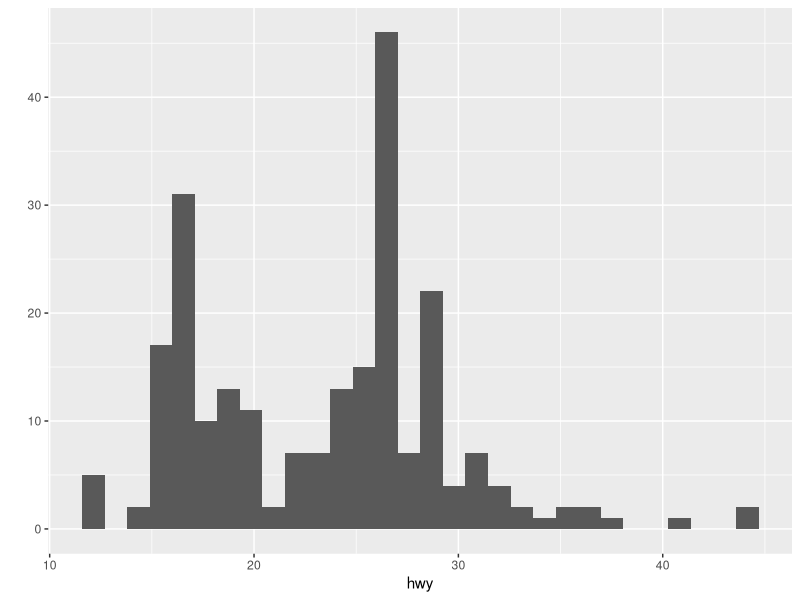
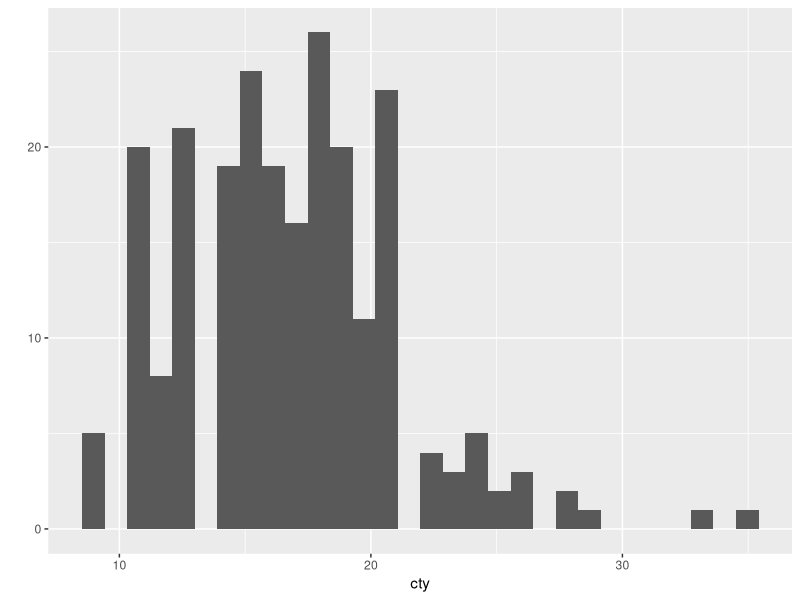
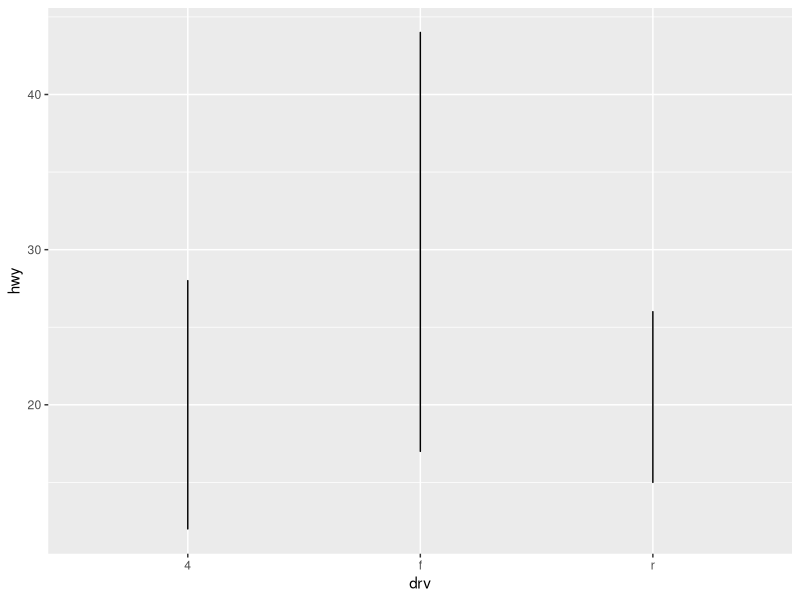
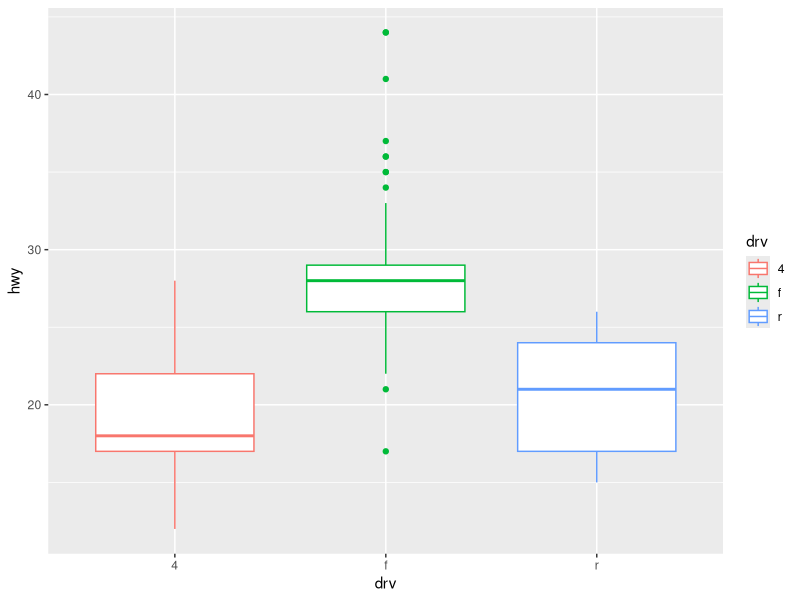

The R script that drew these images, in order:
# variable assignment
a <- 1

# array assignment
b <- c("Hello", "R", "world!")
c <- seq(10, 200, 5)

# string formatting
paste(b, collapse = " ")

# functions
mean(c)
max(c)
min(c)

# install packages
# install.packages("ggplot2")

# import library
library(ggplot2)

# mpg: Mile Per Gallon from US Environment Protection Agency
qplot(data=mpg, x=hwy)
qplot(data=mpg, x=cty)
qplot(data=mpg, x=drv, y=hwy, geom="line")
qplot(data=mpg, x=drv, y=hwy, geom="boxplot", colour=drv)

# help
?qplot
